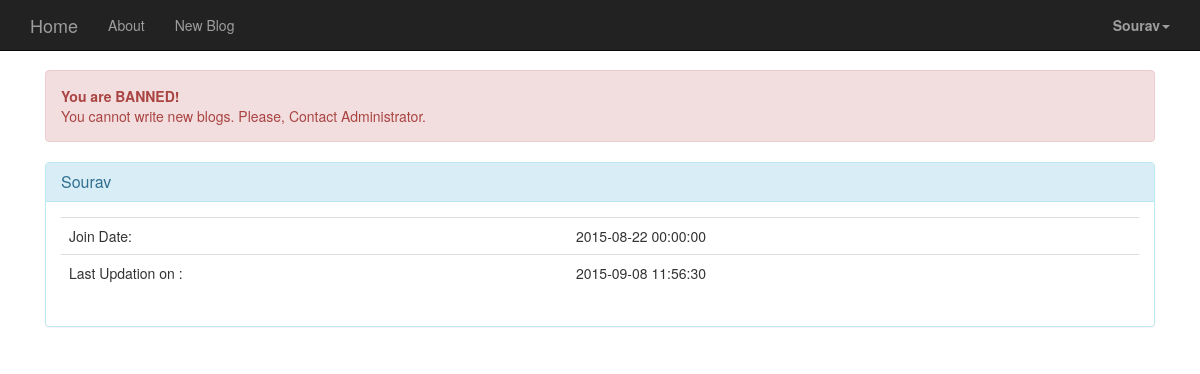
Screenshot of /api/blogger_info_logged.php (signed in) with the database file from the repository.
### tables this page shows
CREATE TABLE IF NOT EXISTS `blogger_info` (
  `blogger_id` int(11) NOT NULL,
  `blogger_username` varchar(100) NOT NULL,
  `blogger_password` varchar(100) NOT NULL,
  `blogger_creation_date` datetime DEFAULT NULL,
  `blogger_user_type` int(11) NOT NULL DEFAULT '0',
  `blogger_is_active` int(11) NOT NULL DEFAULT '0',
  `blogger_updated_date` datetime DEFAULT NULL
);

### api/blogger_info_logged.php (the view, shortened to what this page needs)
<!DOCTYPE html>
<html lang="en">
<head>
    <link href="../css/bootstrap.min.css" rel="stylesheet">
    <link href="../css/blog-home.css" rel="stylesheet">
</head>
<body>
	<?php
			$blogger_user_name = $_SESSION["blogger_user_name"];
			$blogger_is_active = $_SESSION['blogger_is_active'];
			require 'connect_to_db.php';
			$sql = "SELECT blogger_username, blogger_creation_date,blogger_updated_date FROM blogger_info where blogger_username = '{$blogger_user_name}'";
			$result = mysqli_query($conn, $sql);
			$row = mysqli_fetch_assoc($result);
	?>
    <nav class="navbar navbar-inverse navbar-fixed-top" role="navigation">
        <div class="container">
            <div class="navbar-header">
                <a class="navbar-brand" href="home_page_blogger.php">Home</a>
            </div>
            <div class="collapse navbar-collapse" id="bs-example-navbar-collapse-1">
                <ul class="nav navbar-nav">
                    <li>
                        <a href="blogger_info_logged.php">About</a>
                    </li>
                    <li>
                        <a href="insert_blog.php">New Blog</a>
                    </li>
                </ul>
				<ul class="nav navbar-nav navbar-right">
					<li class="dropdown">
						<a href="#" class="dropdown-toggle" data-toggle="dropdown">
							<b><?php  echo $blogger_user_name;?><span class="caret"></span></b>
						</a>
					</li>
				</ul>
            </div>
        </div>
    </nav>
    <div class="container">
		<div class="col-md-12" >
			<?php
				if($blogger_is_active == 0){
					echo '<div class="alert alert-danger center">
						  <strong>You are BANNED!</strong><br>You cannot write new blogs. Please, Contact Administrator.
						</div>';
				}
			?>
			<div class="panel panel-info">
				<div class="panel-heading">
				  <h3 class="panel-title"><?php echo $row['blogger_username'];?></h3>
				</div>
				<div class="panel-body">
					<div class="row">
						<div class=" col-md-12 col-lg-12 ">
							<table class="table table-user-information">
								<tbody>
									<tr>
										<td>Join Date:</td>
										<td><?php echo $row['blogger_creation_date'];?></td>
									</tr>
									<tr>
										<td>Last Updation on :</td>
										<td><?php echo $row['blogger_updated_date'];?></td>
									</tr>
								</tbody>
							</table>
						</div>
					</div>
				</div>
			</div>
		</div>
    </div>
</body>
</html>

### css/blog-home.css (style rules this page uses)
body { padding-top: 70px; }

### rows the page displays
blogger_info: blogger_username "Sourav", blogger_creation_date "2015-08-22 00:00:00", blogger_updated_date "2015-09-08 11:56:30"

### other values shown
$blogger_user_name "Sourav"
